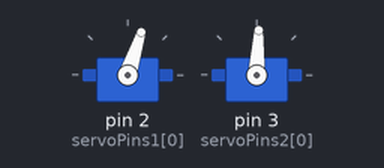
The sketch below on a simulated Arduino Uno, built with avr-gcc and run on an emulated ATmega328P. Shown: 2 × servo. Random numbers use the default seed unless the sketch sets one.

Above: at 0.41 s.
At 10.17 s:
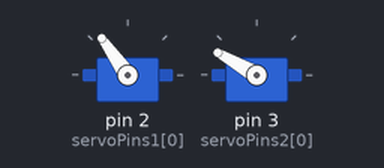
At 18.49 s:
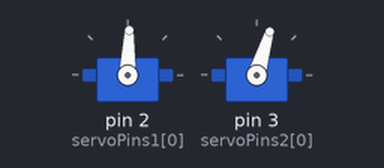
At 37.3 s:
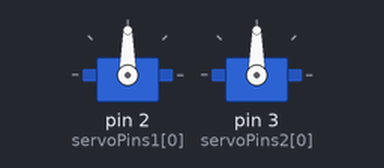
Timing chart, 0 to 40.0 s (numbered marks = the images above):
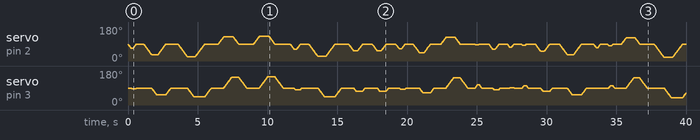

The sketch:

stepperMortor6Num.ino
```cpp
#include <Servo.h>

const int numPairs = 1; // Adjusted for testing with two pairs
Servo servos1[numPairs]; // Array to hold the first servo of each pair
Servo servos2[numPairs]; // Array to hold the second servo of each pair
int servoPins1[numPairs] = {2}; // Pins for the first servos of each pair
int servoPins2[numPairs] = {3}; // Pins for the second servos of each pair

int gap = 20;  // The gap between the two servos in a pair
int speed = 5; // Speed of movement
int minAngle = 0;
int maxAngle = 135;
int middleAngle = 90; // Regular middle position

void setup() {
  for (int i = 0; i < numPairs; i++) {
    servos1[i].attach(servoPins1[i]);
    servos2[i].attach(servoPins2[i]);

    // Initialize servos to starting positions
    servos1[i].write(middleAngle);
    servos2[i].write(middleAngle);
  }
}

void moveServoToAngle(Servo &servo, int targetAngle) {
  int currentAngle = servo.read();
  while (currentAngle != targetAngle) {
    currentAngle += (targetAngle > currentAngle) ? 1 : -1;
    servo.write(currentAngle);
    delay(10); // Adjust delay for smoother movement
  }
}

void loop() {
  for (int i = 0; i < numPairs; i++) {
    // Generate a random angle for the new position
    int randomAngle = random(minAngle, maxAngle);

    // Move servos to the new random position for this pair
    moveServoToAngle(servos1[i], randomAngle);
    moveServoToAngle(servos2[i], randomAngle + gap);
    delay(100); // Pause to observe the random position

    // Reset servos to regular gap with both at middleAngle
    moveServoToAngle(servos1[i], middleAngle);
    moveServoToAngle(servos2[i], middleAngle);
    delay(500); // Pause to observe the regular gap position
  }
}
```
